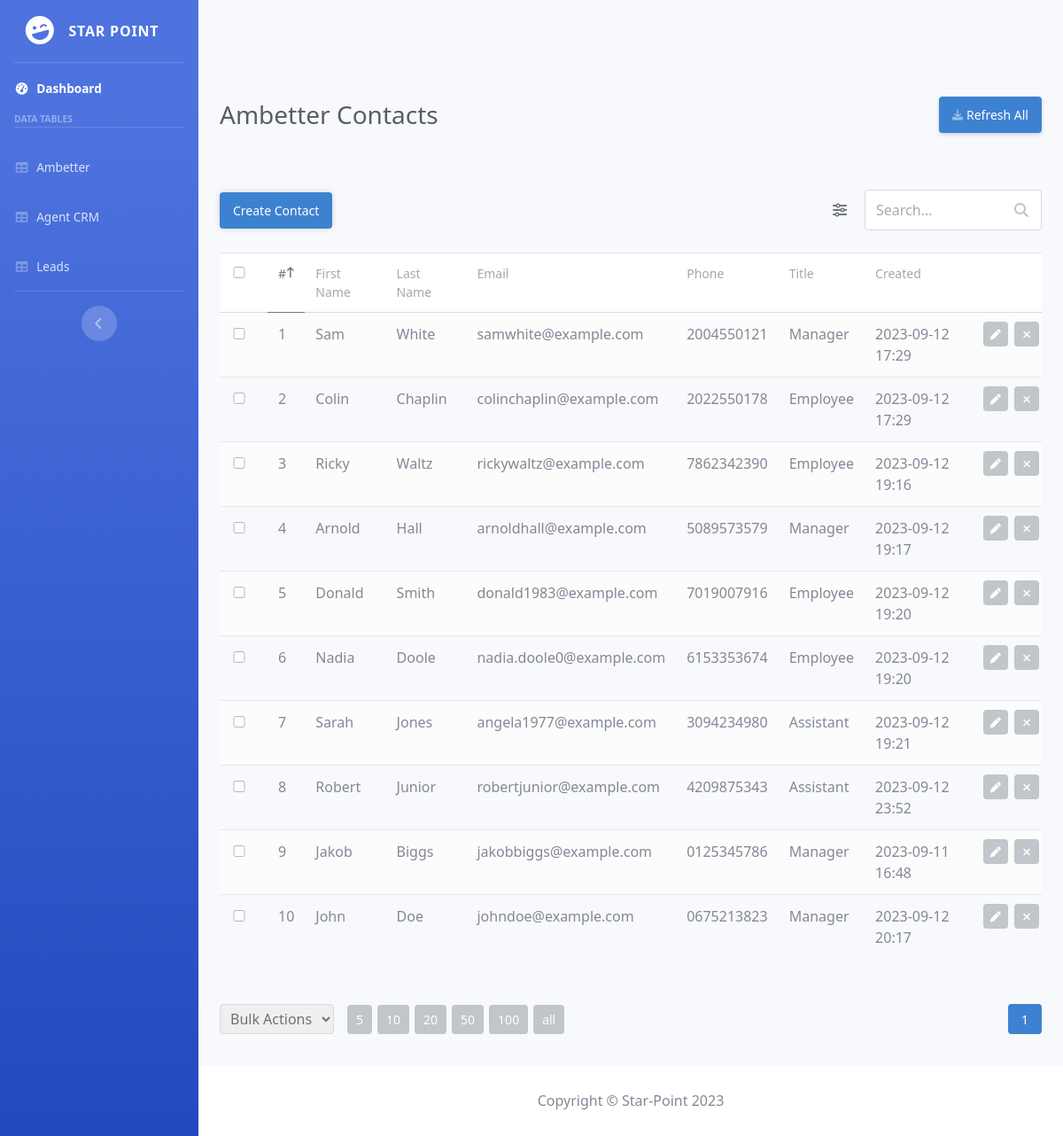
Page /ambetter.php on the committed database.
### tables this page shows
CREATE TABLE `Customers` (
  `id` int NOT NULL,
  `first_name` varchar(50) NOT NULL,
  `last_name` varchar(50) NOT NULL,
  `email` varchar(255) NOT NULL,
  `phone` varchar(255) NOT NULL,
  `title` varchar(255) NOT NULL,
  `created` datetime NOT NULL DEFAULT CURRENT_TIMESTAMP
);

### html/ambetter.php (the view, shortened to what this page needs)
<?php
include '../php/functions.php';
$pdo = pdo_connect_mysql();
$default_records_per_page = 20;
$page = isset($_GET['page']) && is_numeric($_GET['page']) ? (int)$_GET['page'] : 1;
$records_per_page = isset($_GET['records_per_page']) && (is_numeric($_GET['records_per_page']) || $_GET['records_per_page'] == 'all') ? $_GET['records_per_page'] : $default_records_per_page;
$columns = ['id', 'first_name', 'last_name', 'email', 'phone', 'title', 'created'];
$order_by = isset($_GET['order_by']) && in_array($_GET['order_by'], $columns) ? $_GET['order_by'] : 'id';
$order_sort = isset($_GET['order_sort']) && $_GET['order_sort'] == 'DESC' ? 'DESC' : 'ASC';
$from_date = isset($_GET['from_date']) ? $_GET['from_date'] : '';
$to_date = isset($_GET['to_date']) ? $_GET['to_date'] : '';
$where_sql = '';
$limit_sql = '';
if ($records_per_page != 'all') {
	$limit_sql = ' LIMIT :current_page, :record_per_page ';
}
$stmt = $pdo->prepare('SELECT * FROM Customers ' . $where_sql . ' ORDER BY ' . $order_by . ' ' . $order_sort . $limit_sql);
if ($records_per_page != 'all') {
	$stmt->bindValue(':current_page', ($page-1)*(int)$records_per_page, PDO::PARAM_INT);
	$stmt->bindValue(':record_per_page', (int)$records_per_page, PDO::PARAM_INT);
}
$stmt->execute();
$results = $stmt->fetchAll(PDO::FETCH_ASSOC);
?>
<?=CRM_header("Ambetter Contacts")?>
        <div id="content-wrapper" class="d-flex flex-column">
            <div id="content">
                <nav class="navbar navbar-expand navbar-light topbar mb-4 static-top">
                </nav>
                <div class="container-fluid">
                    <div class="d-sm-flex align-items-center justify-content-between mb-4">
                            <h1 class="h3 mb-0 text-gray-800">Ambetter Contacts</h1>
                            <a href="#" class="d-none d-sm-inline-block btn btn-sm btn-primary shadow-sm"> Refresh All</a>
                    </div>
                    <div class="style-content read">
                        <form action="" method="get" class="crud-form">
                            <div class="top">
                                <div class="btns">
                                    <a href="create.php" class="btn">Create Contact</a>
                                </div>
                                <div class="wrap">
                                    <div class="filters">
                                        <a href="#" class="toggle-filters-btn"><i class="fa-solid fa-sliders"></i></a>
                                    </div>
                                    <div class="search">
                                        <input type="text" name="search" placeholder="Search..." value="<?=isset($_GET['search']) ? htmlentities($_GET['search'], ENT_QUOTES) : ''?>">
                                        <i class="fa-solid fa-magnifying-glass"></i>
                                    </div>
                                </div>
                            </div>
                            <div class="table">
                                <table>
                                    <thead>
                                        <tr>
                                            <td class="checkbox">
                                                <input type="checkbox" class="select-all">
                                            </td>
                                            <td<?=$order_by=='id'?' class="active"':''?>>
                                                <a href="ambetter.php?page=1&records_per_page=<?=$records_per_page?>&order_by=id&order_sort=<?=$order_sort == 'ASC' ? 'DESC' : 'ASC'?>&from_date=<?=$from_date?>&to_date=<?=$to_date?><?=isset($_GET['search']) ? '&search=' . htmlentities($_GET['search'], ENT_QUOTES) : ''?>">
                                                    #
                                                </a>
                                            </td>
                                            <td<?=$order_by=='first_name'?' class="active"':''?>>
                                                <a href="ambetter.php?page=1&records_per_page=<?=$records_per_page?>&order_by=first_name&order_sort=<?=$order_sort == 'ASC' ? 'DESC' : 'ASC'?>&from_date=<?=$from_date?>&to_date=<?=$to_date?><?=isset($_GET['search']) ? '&search=' . htmlentities($_GET['search'], ENT_QUOTES) : ''?>">
                                                    First Name
                                                </a>
                                            </td>
                                            <td<?=$order_by=='last_name'?' class="active"':''?>>
                                                <a href="ambetter.php?page=1&records_per_page=<?=$records_per_page?>&order_by=last_name&order_sort=<?=$order_sort == 'ASC' ? 'DESC' : 'ASC'?>&from_date=<?=$from_date?>&to_date=<?=$to_date?><?=isset($_GET['search']) ? '&search=' . htmlentities($_GET['search'], ENT_QUOTES) : ''?>">
                                                    Last Name
                                                </a>
                                            </td>
                                            <td<?=$order_by=='email'?' class="active"':''?>>
                                                <a href="ambetter.php?page=1&records_per_page=<?=$records_per_page?>&order_by=email&order_sort=<?=$order_sort == 'ASC' ? 'DESC' : 'ASC'?>&from_date=<?=$from_date?>&to_date=<?=$to_date?><?=isset($_GET['search']) ? '&search=' . htmlentities($_GET['search'], ENT_QUOTES) : ''?>">
                                                    Email
                                                </a>
                                            </td>
                                            <td<?=$order_by=='phone'?' class="active"':''?>>
                                                <a href="ambetter.php?page=1&records_per_page=<?=$records_per_page?>&order_by=phone&order_sort=<?=$order_sort == 'ASC' ? 'DESC' : 'ASC'?>&from_date=<?=$from_date?>&to_date=<?=$to_date?><?=isset($_GET['search']) ? '&search=' . htmlentities($_GET['search'], ENT_QUOTES) : ''?>">
                                                    Phone
                                                </a>
                                            </td>
                                            <td<?=$order_by=='title'?' class="active"':''?>>
                                                <a href="ambetter.php?page=1&records_per_page=<?=$records_per_page?>&order_by=title&order_sort=<?=$order_sort == 'ASC' ? 'DESC' : 'ASC'?>&from_date=<?=$from_date?>&to_date=<?=$to_date?><?=isset($_GET['search']) ? '&search=' . htmlentities($_GET['search'], ENT_QUOTES) : ''?>">
                                                    Title
                                                </a>
                                            </td>
                                            <td<?=$order_by=='created'?' class="active"':''?>>
                                                <a href="ambetter.php?page=1&records_per_page=<?=$records_per_page?>&order_by=created&order_sort=<?=$order_sort == 'ASC' ? 'DESC' : 'ASC'?>&from_date=<?=$from_date?>&to_date=<?=$to_date?><?=isset($_GET['search']) ? '&search=' . htmlentities($_GET['search'], ENT_QUOTES) : ''?>">
                                                    Created
                                                </a>
                                            </td>
                                            <td></td>
                                        </tr>
                                    </thead>
                                    <tbody>
                                        <?php foreach ($results as $result): ?>
                                        <tr>
                                            <td class="checkbox"><input type="checkbox" value="<?=$result['id']?>" name="record[]"></td>
                                            <td class="id"><?=$result['id']?></td>
                                            <td class="first_name"><?=htmlspecialchars($result['first_name'], ENT_QUOTES)?></td>
                                            <td class="last_name"><?=htmlspecialchars($result['last_name'], ENT_QUOTES)?></td>
                                            <td class="email"><?=htmlspecialchars($result['email'], ENT_QUOTES)?></td>
                                            <td class="phone"><?=htmlspecialchars($result['phone'], ENT_QUOTES)?></td>
                                            <td class="title"><?=htmlspecialchars($result['title'], ENT_QUOTES)?></td>
                                            <td class="created"><?=date('Y-m-d H:i', strtotime($result['created']))?></td>
                                            <td class="actions">
                                                <a href="update.php?id=<?=$result['id']?>" class="edit"><i class="fa-solid fa-pen fa-xs"></i></a>
                                                <a href="delete.php?id=<?=$result['id']?>" class="trash"><i class="fa-solid fa-xmark fa-xs"></i></a>
                                            </td>
                                        </tr>
                                        <?php endforeach; ?>
                                    </tbody>
                                </table>
                            </div>
                            <div class="bot">
                                <div class="records-per-page">
                                    <select name="bulk_action" class="bulk-action">
                                        <option value="" disabled selected>Bulk Actions</option>
                                    </select>
                                    <a href="ambetter.php?page=1&records_per_page=5&order_by=<?=$order_by?>&order_sort=<?=$order_sort?>&from_date=<?=$from_date?>&to_date=<?=$to_date?><?=isset($_GET['search']) ? '&search=' . htmlentities($_GET['search'], ENT_QUOTES) : ''?>">5</a>
                                    <a href="ambetter.php?page=1&records_per_page=10&order_by=<?=$order_by?>&order_sort=<?=$order_sort?>&from_date=<?=$from_date?>&to_date=<?=$to_date?><?=isset($_GET['search']) ? '&search=' . htmlentities($_GET['search'], ENT_QUOTES) : ''?>">10</a>
                                    <a href="ambetter.php?page=1&records_per_page=20&order_by=<?=$order_by?>&order_sort=<?=$order_sort?>&from_date=<?=$from_date?>&to_date=<?=$to_date?><?=isset($_GET['search']) ? '&search=' . htmlentities($_GET['search'], ENT_QUOTES) : ''?>">20</a>
                                    <a href="ambetter.php?page=1&records_per_page=50&order_by=<?=$order_by?>&order_sort=<?=$order_sort?>&from_date=<?=$from_date?>&to_date=<?=$to_date?><?=isset($_GET['search']) ? '&search=' . htmlentities($_GET['search'], ENT_QUOTES) : ''?>">50</a>
                                    <a href="ambetter.php?page=1&records_per_page=100&order_by=<?=$order_by?>&order_sort=<?=$order_sort?>&from_date=<?=$from_date?>&to_date=<?=$to_date?><?=isset($_GET['search']) ? '&search=' . htmlentities($_GET['search'], ENT_QUOTES) : ''?>">100</a>
                                    <a href="ambetter.php?page=1&records_per_page=all&order_by=<?=$order_by?>&order_sort=<?=$order_sort?>&from_date=<?=$from_date?>&to_date=<?=$to_date?><?=isset($_GET['search']) ? '&search=' . htmlentities($_GET['search'], ENT_QUOTES) : ''?>">all</a>
                                </div>
                                <div class="pagination">
                                    <?php if ($records_per_page != 'all'): ?>
                                    <a href="ambetter.php?page=<?=$page?>&records_per_page=<?=$records_per_page?>&order_by=<?=$order_by?>&order_sort=<?=$order_sort?>&from_date=<?=$from_date?>&to_date=<?=$to_date?><?=isset($_GET['search']) ? '&search=' . htmlentities($_GET['search'], ENT_QUOTES) : ''?>" class="selected"><?=$page?></a>
                                    <?php endif; ?>
                                </div>
                            </div>
                        </form>
                    </div>
            </div>
            <?=CRM_footer()?>
        </div>
    </div>
</body>
</html>

### php/functions.php (shortened to what this page needs)
<?php
function CRM_header($title) {
echo <<<EOT
<!DOCTYPE html>
<html lang="en">
<head>
    <title>$title</title>
    <link href="../vendor/fontawesome-free/css/all.min.css" rel="stylesheet" type="text/css">
    <link href="../css/CRM/sb-admin-2.min.css" rel="stylesheet">
    <link href="../vendor/datatables/dataTables.bootstrap4.min.css" rel="stylesheet">
    <link href="../css/CRM/style.css" rel="stylesheet">
</head>
<body id="page-top">
    <div id="wrapper">
        <ul class="navbar-nav bg-gradient-primary sidebar sidebar-dark accordion" id="accordionSidebar">
            <a class="sidebar-brand d-flex align-items-center justify-content-center" href="CRM.php">
                <div class="sidebar-brand-icon rotate-n-15">
                    <i class="fas fa-laugh-wink"></i>
                </div>
                <div class="sidebar-brand-text mx-3">Star Point</div>
            </a>
            <hr class="sidebar-divider my-0">
            <li class="nav-item active">
                <a class="nav-link" href="CRM.php">
                    <i class="fas fa-fw fa-tachometer-alt"></i>
                    <span>Dashboard</span></a>
            </li>
            <div class="sidebar-heading">
                Data Tables
            </div>
            <hr class="sidebar-divider">
            <li class="nav-item">
                <a class="nav-link" href="ambetter.php">
                    <i class="fas fa-fw fa-table"></i>
                    <span>Ambetter</span></a>
            </li>
            <li class="nav-item">
                <a class="nav-link" href="agentcrm.php">
                    <i class="fas fa-fw fa-table"></i>
                    <span>Agent CRM</span></a>
            </li>
            <li class="nav-item">
                <a class="nav-link" href="leads.php">
                    <i class="fas fa-fw fa-table"></i>
                    <span>Leads</span></a>
            </li>
            <hr class="sidebar-divider d-none d-md-block">
            <div class="text-center d-none d-md-inline">
                <button class="rounded-circle border-0" id="sidebarToggle"></button>
            </div>
        </ul>
EOT;
}
function CRM_footer() {
echo <<<EOT
        <footer class="sticky-footer bg-white">
            <div class="container my-auto">
                <div class="copyright text-center my-auto">
                    <span>Copyright &copy; Star-Point 2023</span>
                </div>
            </div>
        </footer>
EOT;
}
?>

### rows in the picture
customers: id "1", first_name "Sam", last_name "White", email "samwhite@example.com", phone "2004550121", title "Manager", created "2023-09-12 17:29"
customers: id "2", first_name "Colin", last_name "Chaplin", email "colinchaplin@example.com", phone "2022550178", title "Employee", created "2023-09-12 17:29"
customers: id "3", first_name "Ricky", last_name "Waltz", email "rickywaltz@example.com", phone "7862342390", title "Employee", created "2023-09-12 19:16"
customers: id "4", first_name "Arnold", last_name "Hall", email "arnoldhall@example.com", phone "5089573579", title "Manager", created "2023-09-12 19:17"
customers: id "5", first_name "Donald", last_name "Smith", email "donald1983@example.com", phone "7019007916", title "Employee", created "2023-09-12 19:20"
customers: id "6", first_name "Nadia", last_name "Doole", email "nadia.doole0@example.com", phone "6153353674", title "Employee", created "2023-09-12 19:20"
customers: id "7", first_name "Sarah", last_name "Jones", email "angela1977@example.com", phone "3094234980", title "Assistant", created "2023-09-12 19:21"
customers: id "8", first_name "Robert", last_name "Junior", email "robertjunior@example.com", phone "4209875343", title "Assistant", created "2023-09-12 23:52"
customers: id "9", first_name "Jakob", last_name "Biggs", email "jakobbiggs@example.com", phone "0125345786", title "Manager", created "2023-09-11 16:48"
customers: id "10", first_name "John", last_name "Doe", email "johndoe@example.com", phone "0675213823", title "Manager", created "2023-09-12 20:17"

### other values in the picture
$page "1"
